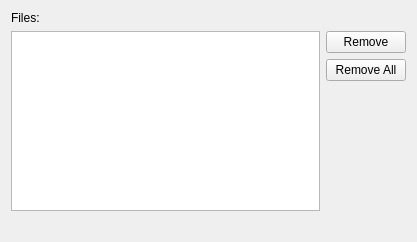
<ui version="4.0" >
 <class>FilesPage</class>
 <widget class="QWidget" name="FilesPage" >
  <property name="geometry" >
   <rect>
    <x>0</x>
    <y>0</y>
    <width>417</width>
    <height>242</height>
   </rect>
  </property>
  <property name="windowTitle" >
   <string>Form</string>
  </property>
  <layout class="QGridLayout" >
   <item row="0" column="0" colspan="2" >
    <widget class="QLabel" name="fileLabel" >
     <property name="text" >
      <string>Files:</string>
     </property>
     <property name="wordWrap" >
      <bool>true</bool>
     </property>
    </widget>
   </item>
   <item rowspan="3" row="1" column="0" >
    <widget class="QListWidget" name="fileListWidget" />
   </item>
   <item row="1" column="1" >
    <widget class="QPushButton" name="removeButton" >
     <property name="sizePolicy" >
      <sizepolicy vsizetype="Fixed" hsizetype="Maximum" >
       <horstretch>0</horstretch>
       <verstretch>0</verstretch>
      </sizepolicy>
     </property>
     <property name="text" >
      <string>Remove</string>
     </property>
    </widget>
   </item>
   <item row="2" column="1" >
    <widget class="QPushButton" name="removeAllButton" >
     <property name="text" >
      <string>Remove All</string>
     </property>
    </widget>
   </item>
   <item row="3" column="1" >
    <spacer>
     <property name="orientation" >
      <enum>Qt::Vertical</enum>
     </property>
     <property name="sizeHint" >
      <size>
       <width>75</width>
       <height>16</height>
      </size>
     </property>
    </spacer>
   </item>
   <item row="4" column="0" >
    <spacer>
     <property name="orientation" >
      <enum>Qt::Vertical</enum>
     </property>
     <property name="sizeHint" >
      <size>
       <width>20</width>
       <height>31</height>
      </size>
     </property>
    </spacer>
   </item>
  </layout>
 </widget>
 <resources/>
 <connections/>
</ui>
